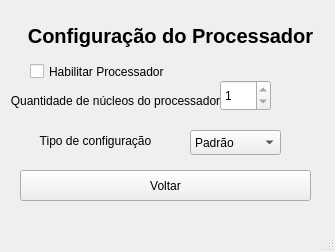
<?xml version="1.0" encoding="UTF-8"?>
<ui version="4.0">
 <class>Processador</class>
 <widget class="QMainWindow" name="Processador">
  <property name="geometry">
   <rect>
    <x>0</x>
    <y>0</y>
    <width>335</width>
    <height>252</height>
   </rect>
  </property>
  <property name="windowTitle">
   <string>Processador</string>
  </property>
  <widget class="QWidget" name="centralwidget">
   <widget class="QLabel" name="label">
    <property name="geometry">
     <rect>
      <x>10</x>
      <y>20</y>
      <width>321</width>
      <height>32</height>
     </rect>
    </property>
    <property name="palette">
     <palette>
      <active>
       <colorrole role="WindowText">
        <brush brushstyle="SolidPattern">
         <color alpha="255">
          <red>0</red>
          <green>0</green>
          <blue>0</blue>
         </color>
        </brush>
       </colorrole>
       <colorrole role="Button">
        <brush brushstyle="SolidPattern">
         <color alpha="255">
          <red>255</red>
          <green>255</green>
          <blue>255</blue>
         </color>
        </brush>
       </colorrole>
       <colorrole role="Light">
        <brush brushstyle="SolidPattern">
         <color alpha="255">
          <red>255</red>
          <green>255</green>
          <blue>255</blue>
         </color>
        </brush>
       </colorrole>
       <colorrole role="Midlight">
        <brush brushstyle="SolidPattern">
         <color alpha="255">
          <red>255</red>
          <green>255</green>
          <blue>255</blue>
         </color>
        </brush>
       </colorrole>
       <colorrole role="Dark">
        <brush brushstyle="SolidPattern">
         <color alpha="255">
          <red>127</red>
          <green>127</green>
          <blue>127</blue>
         </color>
        </brush>
       </colorrole>
       <colorrole role="Mid">
        <brush brushstyle="SolidPattern">
         <color alpha="255">
          <red>170</red>
          <green>170</green>
          <blue>170</blue>
         </color>
        </brush>
       </colorrole>
       <colorrole role="Text">
        <brush brushstyle="SolidPattern">
         <color alpha="255">
          <red>0</red>
          <green>0</green>
          <blue>0</blue>
         </color>
        </brush>
       </colorrole>
       <colorrole role="BrightText">
        <brush brushstyle="SolidPattern">
         <color alpha="255">
          <red>255</red>
          <green>255</green>
          <blue>255</blue>
         </color>
        </brush>
       </colorrole>
       <colorrole role="ButtonText">
        <brush brushstyle="SolidPattern">
         <color alpha="255">
          <red>0</red>
          <green>0</green>
          <blue>0</blue>
         </color>
        </brush>
       </colorrole>
       <colorrole role="Base">
        <brush brushstyle="SolidPattern">
         <color alpha="255">
          <red>255</red>
          <green>255</green>
          <blue>255</blue>
         </color>
        </brush>
       </colorrole>
       <colorrole role="Window">
        <brush brushstyle="SolidPattern">
         <color alpha="255">
          <red>255</red>
          <green>255</green>
          <blue>255</blue>
         </color>
        </brush>
       </colorrole>
       <colorrole role="Shadow">
        <brush brushstyle="SolidPattern">
         <color alpha="255">
          <red>0</red>
          <green>0</green>
          <blue>0</blue>
         </color>
        </brush>
       </colorrole>
       <colorrole role="AlternateBase">
        <brush brushstyle="SolidPattern">
         <color alpha="255">
          <red>255</red>
          <green>255</green>
          <blue>255</blue>
         </color>
        </brush>
       </colorrole>
       <colorrole role="ToolTipBase">
        <brush brushstyle="SolidPattern">
         <color alpha="255">
          <red>255</red>
          <green>255</green>
          <blue>220</blue>
         </color>
        </brush>
       </colorrole>
       <colorrole role="ToolTipText">
        <brush brushstyle="SolidPattern">
         <color alpha="255">
          <red>0</red>
          <green>0</green>
          <blue>0</blue>
         </color>
        </brush>
       </colorrole>
       <colorrole role="PlaceholderText">
        <brush brushstyle="SolidPattern">
         <color alpha="128">
          <red>0</red>
          <green>0</green>
          <blue>0</blue>
         </color>
        </brush>
       </colorrole>
      </active>
      <inactive>
       <colorrole role="WindowText">
        <brush brushstyle="SolidPattern">
         <color alpha="255">
          <red>0</red>
          <green>0</green>
          <blue>0</blue>
         </color>
        </brush>
       </colorrole>
       <colorrole role="Button">
        <brush brushstyle="SolidPattern">
         <color alpha="255">
          <red>255</red>
          <green>255</green>
          <blue>255</blue>
         </color>
        </brush>
       </colorrole>
       <colorrole role="Light">
        <brush brushstyle="SolidPattern">
         <color alpha="255">
          <red>255</red>
          <green>255</green>
          <blue>255</blue>
         </color>
        </brush>
       </colorrole>
       <colorrole role="Midlight">
        <brush brushstyle="SolidPattern">
         <color alpha="255">
          <red>255</red>
          <green>255</green>
          <blue>255</blue>
         </color>
        </brush>
       </colorrole>
       <colorrole role="Dark">
        <brush brushstyle="SolidPattern">
         <color alpha="255">
          <red>127</red>
          <green>127</green>
          <blue>127</blue>
         </color>
        </brush>
       </colorrole>
       <colorrole role="Mid">
        <brush brushstyle="SolidPattern">
         <color alpha="255">
          <red>170</red>
          <green>170</green>
          <blue>170</blue>
         </color>
        </brush>
       </colorrole>
       <colorrole role="Text">
        <brush brushstyle="SolidPattern">
         <color alpha="255">
          <red>0</red>
          <green>0</green>
          <blue>0</blue>
         </color>
        </brush>
       </colorrole>
       <colorrole role="BrightText">
        <brush brushstyle="SolidPattern">
         <color alpha="255">
          <red>255</red>
          <green>255</green>
          <blue>255</blue>
         </color>
        </brush>
       </colorrole>
       <colorrole role="ButtonText">
        <brush brushstyle="SolidPattern">
         <color alpha="255">
          <red>0</red>
          <green>0</green>
          <blue>0</blue>
         </color>
        </brush>
       </colorrole>
       <colorrole role="Base">
        <brush brushstyle="SolidPattern">
         <color alpha="255">
          <red>255</red>
          <green>255</green>
          <blue>255</blue>
         </color>
        </brush>
       </colorrole>
       <colorrole role="Window">
        <brush brushstyle="SolidPattern">
         <color alpha="255">
          <red>255</red>
          <green>255</green>
          <blue>255</blue>
         </color>
        </brush>
       </colorrole>
       <colorrole role="Shadow">
        <brush brushstyle="SolidPattern">
         <color alpha="255">
          <red>0</red>
          <green>0</green>
          <blue>0</blue>
         </color>
        </brush>
       </colorrole>
       <colorrole role="AlternateBase">
        <brush brushstyle="SolidPattern">
         <color alpha="255">
          <red>255</red>
          <green>255</green>
          <blue>255</blue>
         </color>
        </brush>
       </colorrole>
       <colorrole role="ToolTipBase">
        <brush brushstyle="SolidPattern">
         <color alpha="255">
          <red>255</red>
          <green>255</green>
          <blue>220</blue>
         </color>
        </brush>
       </colorrole>
       <colorrole role="ToolTipText">
        <brush brushstyle="SolidPattern">
         <color alpha="255">
          <red>0</red>
          <green>0</green>
          <blue>0</blue>
         </color>
        </brush>
       </colorrole>
       <colorrole role="PlaceholderText">
        <brush brushstyle="SolidPattern">
         <color alpha="128">
          <red>0</red>
          <green>0</green>
          <blue>0</blue>
         </color>
        </brush>
       </colorrole>
      </inactive>
      <disabled>
       <colorrole role="WindowText">
        <brush brushstyle="SolidPattern">
         <color alpha="255">
          <red>127</red>
          <green>127</green>
          <blue>127</blue>
         </color>
        </brush>
       </colorrole>
       <colorrole role="Button">
        <brush brushstyle="SolidPattern">
         <color alpha="255">
          <red>255</red>
          <green>255</green>
          <blue>255</blue>
         </color>
        </brush>
       </colorrole>
       <colorrole role="Light">
        <brush brushstyle="SolidPattern">
         <color alpha="255">
          <red>255</red>
          <green>255</green>
          <blue>255</blue>
         </color>
        </brush>
       </colorrole>
       <colorrole role="Midlight">
        <brush brushstyle="SolidPattern">
         <color alpha="255">
          <red>255</red>
          <green>255</green>
          <blue>255</blue>
         </color>
        </brush>
       </colorrole>
       <colorrole role="Dark">
        <brush brushstyle="SolidPattern">
         <color alpha="255">
          <red>127</red>
          <green>127</green>
          <blue>127</blue>
         </color>
        </brush>
       </colorrole>
       <colorrole role="Mid">
        <brush brushstyle="SolidPattern">
         <color alpha="255">
          <red>170</red>
          <green>170</green>
          <blue>170</blue>
         </color>
        </brush>
       </colorrole>
       <colorrole role="Text">
        <brush brushstyle="SolidPattern">
         <color alpha="255">
          <red>127</red>
          <green>127</green>
          <blue>127</blue>
         </color>
        </brush>
       </colorrole>
       <colorrole role="BrightText">
        <brush brushstyle="SolidPattern">
         <color alpha="255">
          <red>255</red>
          <green>255</green>
          <blue>255</blue>
         </color>
        </brush>
       </colorrole>
       <colorrole role="ButtonText">
        <brush brushstyle="SolidPattern">
         <color alpha="255">
          <red>127</red>
          <green>127</green>
          <blue>127</blue>
         </color>
        </brush>
       </colorrole>
       <colorrole role="Base">
        <brush brushstyle="SolidPattern">
         <color alpha="255">
          <red>255</red>
          <green>255</green>
          <blue>255</blue>
         </color>
        </brush>
       </colorrole>
       <colorrole role="Window">
        <brush brushstyle="SolidPattern">
         <color alpha="255">
          <red>255</red>
          <green>255</green>
          <blue>255</blue>
         </color>
        </brush>
       </colorrole>
       <colorrole role="Shadow">
        <brush brushstyle="SolidPattern">
         <color alpha="255">
          <red>0</red>
          <green>0</green>
          <blue>0</blue>
         </color>
        </brush>
       </colorrole>
       <colorrole role="AlternateBase">
        <brush brushstyle="SolidPattern">
         <color alpha="255">
          <red>255</red>
          <green>255</green>
          <blue>255</blue>
         </color>
        </brush>
       </colorrole>
       <colorrole role="ToolTipBase">
        <brush brushstyle="SolidPattern">
         <color alpha="255">
          <red>255</red>
          <green>255</green>
          <blue>220</blue>
         </color>
        </brush>
       </colorrole>
       <colorrole role="ToolTipText">
        <brush brushstyle="SolidPattern">
         <color alpha="255">
          <red>0</red>
          <green>0</green>
          <blue>0</blue>
         </color>
        </brush>
       </colorrole>
       <colorrole role="PlaceholderText">
        <brush brushstyle="SolidPattern">
         <color alpha="128">
          <red>0</red>
          <green>0</green>
          <blue>0</blue>
         </color>
        </brush>
       </colorrole>
      </disabled>
     </palette>
    </property>
    <property name="font">
     <font>
      <pointsize>15</pointsize>
      <weight>75</weight>
      <bold>true</bold>
     </font>
    </property>
    <property name="text">
     <string>Configuração do Processador</string>
    </property>
    <property name="alignment">
     <set>Qt::AlignCenter</set>
    </property>
   </widget>
   <widget class="QLabel" name="label_2">
    <property name="geometry">
     <rect>
      <x>0</x>
      <y>80</y>
      <width>231</width>
      <height>41</height>
     </rect>
    </property>
    <property name="text">
     <string>Quantidade de núcleos do processador</string>
    </property>
    <property name="alignment">
     <set>Qt::AlignCenter</set>
    </property>
    <property name="wordWrap">
     <bool>true</bool>
    </property>
   </widget>
   <widget class="QLabel" name="label_3">
    <property name="geometry">
     <rect>
      <x>20</x>
      <y>130</y>
      <width>151</width>
      <height>21</height>
     </rect>
    </property>
    <property name="text">
     <string>Tipo de configuração</string>
    </property>
    <property name="alignment">
     <set>Qt::AlignCenter</set>
    </property>
    <property name="wordWrap">
     <bool>true</bool>
    </property>
   </widget>
   <widget class="QSpinBox" name="spinBox">
    <property name="geometry">
     <rect>
      <x>220</x>
      <y>80</y>
      <width>51</width>
      <height>31</height>
     </rect>
    </property>
    <property name="minimum">
     <number>1</number>
    </property>
    <property name="maximum">
     <number>1</number>
    </property>
   </widget>
   <widget class="QPushButton" name="Voltar">
    <property name="geometry">
     <rect>
      <x>20</x>
      <y>170</y>
      <width>291</width>
      <height>31</height>
     </rect>
    </property>
    <property name="text">
     <string>Voltar</string>
    </property>
   </widget>
   <widget class="QComboBox" name="comboBox">
    <property name="geometry">
     <rect>
      <x>190</x>
      <y>130</y>
      <width>91</width>
      <height>25</height>
     </rect>
    </property>
    <property name="placeholderText">
     <string/>
    </property>
    <item>
     <property name="text">
      <string>Padrão</string>
     </property>
    </item>
    <item>
     <property name="text">
      <string>Protegido</string>
     </property>
    </item>
   </widget>
   <widget class="QCheckBox" name="checkBox">
    <property name="geometry">
     <rect>
      <x>30</x>
      <y>60</y>
      <width>171</width>
      <height>23</height>
     </rect>
    </property>
    <property name="text">
     <string>Habilitar Processador</string>
    </property>
   </widget>
  </widget>
  <widget class="QMenuBar" name="menubar">
   <property name="geometry">
    <rect>
     <x>0</x>
     <y>0</y>
     <width>335</width>
     <height>22</height>
    </rect>
   </property>
  </widget>
  <widget class="QStatusBar" name="statusbar"/>
 </widget>
 <resources/>
 <connections/>
</ui>
